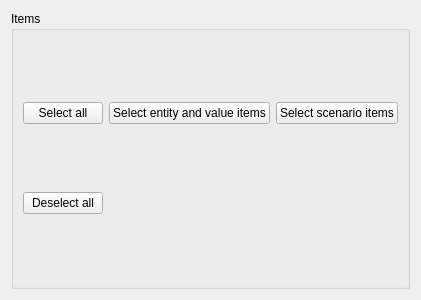
<?xml version="1.0" encoding="UTF-8"?>
<!--
######################################################################################################################
# Copyright (C) 2017-2022 Spine project consortium
# This file is part of Spine Toolbox.
# Spine Toolbox is free software: you can redistribute it and\/or modify it under the terms of the GNU Lesser General
# Public License as published by the Free Software Foundation, either version 3 of the License, or (at your option)
# any later version. This program is distributed in the hope that it will be useful, but WITHOUT ANY WARRANTY;
# without even the implied warranty of MERCHANTABILITY or FITNESS FOR A PARTICULAR PURPOSE. See the GNU Lesser General
# Public License for more details. You should have received a copy of the GNU Lesser General Public License along with
# this program. If not, see <http:\/\/www.gnu.org\/licenses\/>.
######################################################################################################################
-->
<ui version="4.0">
 <class>Form</class>
 <widget class="QWidget" name="Form">
  <property name="geometry">
   <rect>
    <x>0</x>
    <y>0</y>
    <width>409</width>
    <height>300</height>
   </rect>
  </property>
  <property name="windowTitle">
   <string>Form</string>
  </property>
  <layout class="QVBoxLayout" name="verticalLayout">
   <item>
    <widget class="QGroupBox" name="groupBox">
     <property name="title">
      <string>Items</string>
     </property>
     <layout class="QVBoxLayout" name="verticalLayout_2">
      <item>
       <layout class="QGridLayout" name="item_grid_layout"/>
      </item>
      <item>
       <layout class="QHBoxLayout" name="horizontalLayout">
        <item>
         <widget class="QPushButton" name="select_all_button">
          <property name="toolTip">
           <string>Selects all items.</string>
          </property>
          <property name="text">
           <string>Select all</string>
          </property>
         </widget>
        </item>
        <item>
         <widget class="QPushButton" name="select_data_items_button">
          <property name="toolTip">
           <string>Selects the entity and parameter value items.</string>
          </property>
          <property name="text">
           <string>Select entity and value items</string>
          </property>
         </widget>
        </item>
        <item>
         <widget class="QPushButton" name="select_scenario_items_button">
          <property name="toolTip">
           <string>Selects the scenario and alternative items.</string>
          </property>
          <property name="text">
           <string>Select scenario items</string>
          </property>
         </widget>
        </item>
        <item>
         <spacer name="horizontalSpacer">
          <property name="orientation">
           <enum>Qt::Horizontal</enum>
          </property>
          <property name="sizeHint" stdset="0">
           <size>
            <width>40</width>
            <height>20</height>
           </size>
          </property>
         </spacer>
        </item>
       </layout>
      </item>
      <item>
       <layout class="QHBoxLayout" name="horizontalLayout_2">
        <item>
         <widget class="QPushButton" name="deselect_all_button">
          <property name="toolTip">
           <string>Deselects all items.</string>
          </property>
          <property name="text">
           <string>Deselect all</string>
          </property>
         </widget>
        </item>
        <item>
         <spacer name="horizontalSpacer_2">
          <property name="orientation">
           <enum>Qt::Horizontal</enum>
          </property>
          <property name="sizeHint" stdset="0">
           <size>
            <width>40</width>
            <height>20</height>
           </size>
          </property>
         </spacer>
        </item>
       </layout>
      </item>
     </layout>
    </widget>
   </item>
  </layout>
 </widget>
 <resources/>
 <connections/>
</ui>
